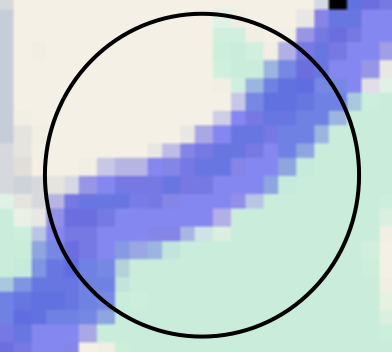
#> input picture Terrain/6.png, 392 x 352 px
$ python prog2.py
#> lines starting #> are read from the running program, lines starting #| are printed output that depends on the picture; after the words box and inside, x2 and y2 are one past the last pixel; in counts of white or black regions, pixels touching at a corner belong together
import cv2
import numpy as np
from collections import Counter

# Step 1: Load the image
image = cv2.imread('6.png')  # Replace with your image path
#> image is the input picture: shape (352, 392, 3); mean B, G, R 218.6, 196.7, 183
image = cv2.cvtColor(image, cv2.COLOR_BGR2RGB)  # Convert BGR (OpenCV default) to RGB

# Step 2: Create a mask for the circle
height, width, _ = image.shape
#> height = 352; width = 392
center = (width // 2, height // 2)  # Assuming the circle is centered
#> center = (196, 176)
radius = min(width, height) // 2  # Assuming the circle is the largest possible inside the image
#> radius = 176
mask = np.zeros((height, width), dtype=np.uint8)
cv2.circle(mask, center, radius, 255, thickness=-1)  # Fill circle with white (255)
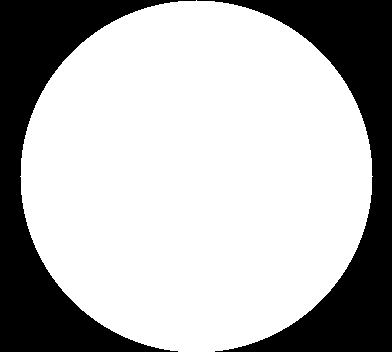
#> mask: shape (352, 392); 70.5% white; 2 black regions, box (x1, y1, x2, y2) and area: (0, 0, 196, 352) 20532, (197, 0, 392, 352) 20180

# Step 3: Extract pixels inside the circle
pixels_inside_circle = image[mask == 255]  # Get pixels where the mask is 255 (inside the circle)

# Step 4: Count the most frequent color
pixels_as_tuples = [tuple(color) for color in pixels_inside_circle]  # Convert pixels to tuples
#> pixels_as_tuples = 97272 items
# Remove all instances of the target pixel
def is_purple(pixel):
    r, g, b = pixel
    return b > 120 and r > 80 and r < 150 and abs(r - b) < 60

pixels_as_tuples = [tuple(pixel) for pixel in pixels_inside_circle if not is_purple(pixel)]
#> pixels_as_tuples = 97220 items

if pixels_as_tuples:
    most_common_color, count = Counter(pixels_as_tuples).most_common(1)[0]
#> most_common_color = (202, 237, 219); count = 27659
    print(f"Most Common Color (excluding purple): {most_common_color}, Count: {count}")
#| Most Common Color (excluding purple): (202, 237, 219), Count: 27659
else:
    print("No valid colors found after excluding purple pixels.")

$ run again, with Terrain/map_route.png copied over Terrain/6.png
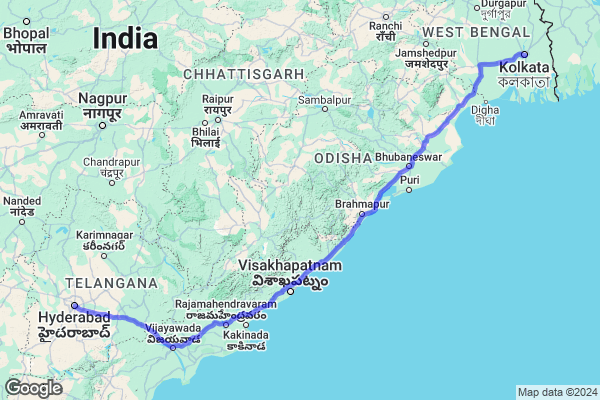
#> input picture Terrain/map_route.png, 600 x 400 px
#> image is the input picture: shape (400, 600, 3); mean B, G, R 217.9, 218.5, 170.6
#> `cv2.circle(mask, center, radius, 255, thickness=-1)`:
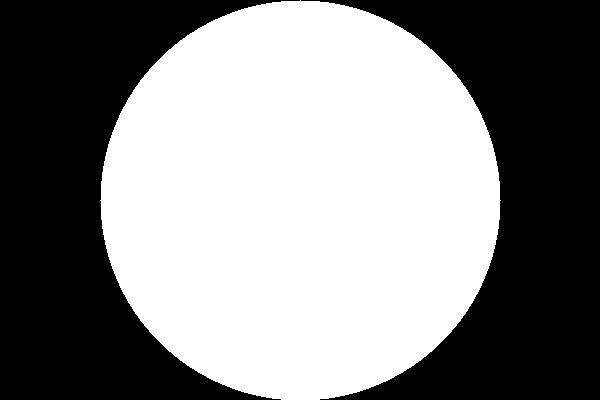
#> mask: shape (400, 600); 52.3% white; 2 black regions, box (x1, y1, x2, y2) and area: (0, 0, 300, 400) 57386, (301, 0, 600, 400) 56986
#> pixels_as_tuples = 125628 items
#> most_common_color = (120, 212, 233); count = 37160
#| Most Common Color (excluding purple): (120, 212, 233), Count: 37160
